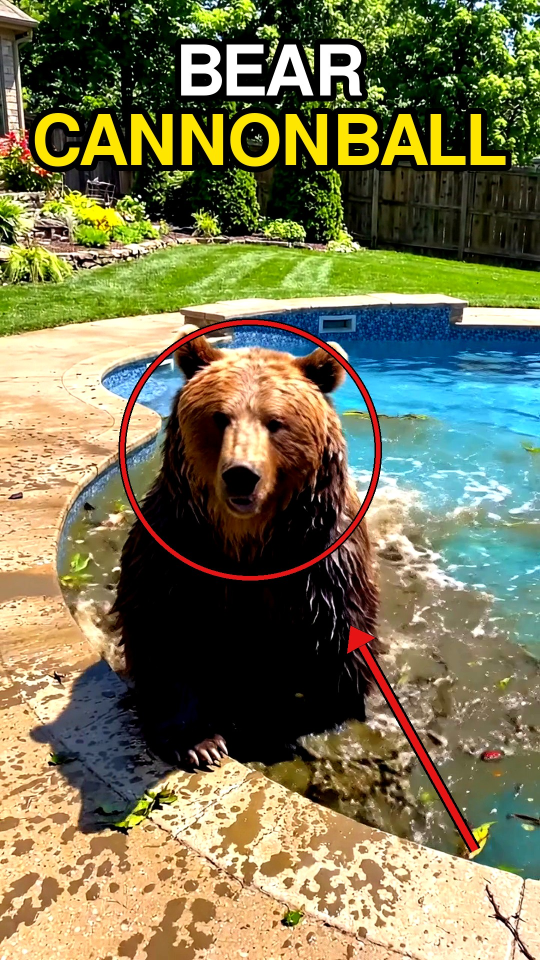
#> input picture skills/oh-meatball/tools/samples/thumb_bear_1080x1920.jpg, 1080 x 1920 px (shown at 1/2 size)
$ python -i thumb_v3.py   (imports and definitions only)
#> lines starting #> are read from the running program, lines starting #| are printed output that depends on the picture
### skills/oh-meatball/tools/drawn_kit.py
"""Drawing kit for the fully drawn Meatball look (tools/drawn.py). Cairo vector primitives in ONE locked style:

  * thick black ink outlines (INK, the same near-black as Meatball in mascot.py), round joins and caps
  * flat colours from the PAL palette, plus ONE cel-shade per shape (a darker crescent, bottom-right) and an
    optional highlight blob (top-left); no gradients on characters, banded flat colour on skies and water
  * line weights: OUT for characters and props, BG_OUT for scenery (lighter, so characters read first)
  * cartoon faces: big white eyes with ink pupils and a highlight, simple brows, a mouth that can talk

Everything is drawn procedurally (no image generation), so every asset is on-model on every frame and the
look can't drift. Coordinates are plain cairo user space; callers translate/scale before drawing.
"""
import math
import random

import cairo

INK = (17 / 255, 17 / 255, 17 / 255)
OUT, BG_OUT = 9.0, 6.0


def hexc(h, a=None):
    h = h.lstrip("#")
    c = tuple(int(h[i:i + 2], 16) / 255 for i in (0, 2, 4))
    return c if a is None else c + (a,)


PAL = {k: hexc(v) for k, v in {
    # basement
    "wall": "#c9b89a", "wall_dk": "#ad9b7c", "mortar": "#a08d6e", "floor": "#8a6f55", "floor_dk": "#735a43",
    "wood": "#b07a45", "wood_dk": "#8a5a30", "box": "#d8a960", "box_dk": "#b8873f", "pipe": "#8d969c",
    "bulb": "#fff2a8", "glow": "#fff6c8", "window": "#9fd3ee", "web": "#f4f4f4",
    # animals
    "harv": "#b0743e", "harv_dk": "#8a5428", "harv_lt": "#d8a06a", "cell": "#d9c7a0", "cell_dk": "#b39d70",
    "cell_mark": "#8f7a55", "skin": "#f1c7a0", "skin_dk": "#d9a57b", "burn": "#e8463a",
    # ocean + deep
    "sky": "#8fd3f4", "sky2": "#bfe6f8", "sun": "#ffd84a", "cloud": "#ffffff", "cloud_dk": "#dbe9f2",
    "sea": "#2f7fc0", "sea2": "#2a6fab", "sea_dk": "#235d92", "foam": "#e8f6ff",
    "deep1": "#1d4f86", "deep2": "#173f6e", "deep3": "#123259", "deep4": "#0d2545", "deep5": "#0a1b33",
    "sand": "#5d6b7a", "sand_dk": "#4a5664", "rock": "#3f4955",
    # ships, subs, machines
    "hull": "#3d4a57", "hull_dk": "#2b3540", "hull_red": "#b8352c", "deck": "#c8ccd0", "deck_dk": "#a3a8ad",
    "derrick": "#e0e3e6", "steel": "#9aa3ab", "steel_dk": "#737c85", "claw": "#f0b429", "claw_dk": "#c98d12",
    "sub": "#4b5560", "sub_dk": "#353d46", "red": "#d8322a", "us_sub": "#6b7a87", "light": "#fff6b0",
    # people
    "suit": "#2e3440", "suit_dk": "#20252e", "shirt": "#f4f4f4", "tie": "#e2b13c", "hair": "#3a2a1e",
    "skin2": "#e8b48a", "skin2_dk": "#c99068", "skin3": "#a8754e", "skin3_dk": "#8a5c3a",
    "mask": "#202020", "stripe": "#f4f4f4", "sack": "#a88a5c", "paper": "#fbf6e6", "paper_dk": "#e2dac0",
    "folder": "#e8c46a", "string": "#d22a22",
    # rooms
    "office": "#4b5a73", "office_dk": "#3c4a60", "night": "#1b2440", "night2": "#26315a", "palm": "#16233f",
    "cabinet": "#8f99a6", "cabinet_dk": "#717b88", "desk": "#7a5233", "desk_dk": "#5e3d23",
    "curtain": "#2c4f8f", "curtain_dk": "#22407a", "podium": "#6b4a2f", "podium_dk": "#523720",
    "seal": "#d9b44a", "carpet": "#7a2f2f", "flash": "#ffffff",
}.items()}


# [12 lines left out: functions src, ink, not called in this run]


def darker(c, k=0.78):
    return tuple(x * k for x in c[:3])


def lighter(c, k=0.45):
    return tuple(x + (1 - x) * k for x in c[:3])


# ---------------------------------------------------------------- paths

# [91 lines left out: functions p_ellipse, p_rrect, p_poly, p_smooth, p_blob, shape, not called in this run]


def flat(ctx, path, fill, lw=0.0, a=1.0):
    shape(ctx, path, fill, lw, None, a=a)


# [111 lines left out: functions stroke, limb, eyes, mouth, sweat, motion_lines and 1 more, not called in this run]


def ease(u):
    u = min(max(u, 0.0), 1.0)
    return u * u * (3 - 2 * u)


def ease_out(u):
    u = min(max(u, 0.0), 1.0)
    return 1 - (1 - u) ** 3


def back_out(u, s=1.7):
    u = min(max(u, 0.0), 1.0) - 1
    return u * u * ((s + 1) * u + s) + 1


def lerp(a, b, u):
    return a + (b - a) * u

### skills/oh-meatball/tools/thumb_v3.py
#!/usr/bin/env python3
"""Thumbnails v3 (10/28, research/58: long-form CTR 1.2-2.65%): drawn-style thumbnails built ONLY from the channel's
own drawn kit (drawn_bugs / drawn_creatures / drawn_actors / mascot), no photos.

Rules baked in (top animal/science channels): one huge focal subject with a visible face, a big horrified
Meatball, 1-3 huge Anton words that never repeat the title, saturated colour with the subject outlined and
rim-lit off a simple dark background, a curiosity device (pore, magnifier, arrow), nothing important bottom-right
(timestamp), and a series badge top-left so the house series reads as one set.

Usage: thumb_v3.py OUTDIR [--only t1a,t2b,...]
Writes NAME.png (1280x720 or 1080x1920), NAME_168.png / NAME_360.png and preview sheets sheet-*.png.
"""
import argparse
import math
import os
import random
import sys

import cairo
import numpy as np
from PIL import Image, ImageChops, ImageDraw, ImageFilter, ImageFont

HERE = os.path.dirname(os.path.abspath(__file__))
sys.path.insert(0, HERE)
import mascot  # noqa: E402
import drawn_bugs as B  # noqa: E402
from drawn_actors import cellar_spider  # noqa: E402
from drawn_creatures import creature  # noqa: E402
from drawn_species import SPECIES  # noqa: E402

FONTS = os.path.join(HERE, "..", "brand", "fonts")
ANTON = os.path.join(FONTS, "Anton-Regular.ttf")
W, H = 1280, 720
INK = (17, 17, 17)
YEL = (255, 214, 10)
RED = (232, 36, 30)
WHITE = (255, 255, 255)
BADGER = {"plan": "mammal", "label": "honey badger", "color": "#2a2522", "dark": "#171412", "belly": "#2a2522",
          "length": 560, "height": 240, "leg_len": 90, "leg_w": 36, "ears": "round", "tail": "thin", "tail_w": 14,
          "whiskers": False, "back_stripe": "#d9d5cc", "back_stripe_w": 70, "mood": "angry"}


# ------------------------------------------------------------------ Meatball: a horrified face for thumbnails

_face0 = mascot._face


# [14 lines left out: function _face, not called in this run]


mascot._face = _face


# [39 lines left out: functions meatball, actor, not called in this run]


def sp(name, **p):
    cfg = SPECIES[name] if isinstance(name, str) else name
    return lambda c, t, q: creature(c, t, dict(q, cfg=cfg, **p))


def pop(im, ink=7, rim=7, rim_col=WHITE, glow=26, glow_col=None, glow_a=200):
    """Sticker treatment: thick ink silhouette outline, a coloured rim outside that, and a soft glow, so the
    subject separates from any background at phone size."""
    a = im.split()[3].point(lambda v: 255 if v > 40 else 0)
    pad = ink + rim + glow * 2 + 4
    big = Image.new("L", (im.width + 2 * pad, im.height + 2 * pad), 0)
    big.paste(a, (pad, pad))
    k1 = big.filter(ImageFilter.MaxFilter(ink * 2 + 1))
    k2 = k1.filter(ImageFilter.MaxFilter(rim * 2 + 1)) if rim else k1
    out = Image.new("RGBA", big.size, (0, 0, 0, 0))
    if glow:
        g = k2.filter(ImageFilter.GaussianBlur(glow)).point(lambda v: min(255, int(v * glow_a / 255 * 1.6)))
        out.paste(Image.new("RGBA", big.size, (glow_col or rim_col) + (255,)), (0, 0), g)
    if rim:
        out.paste(Image.new("RGBA", big.size, rim_col + (255,)), (0, 0), k2)
    out.paste(Image.new("RGBA", big.size, INK + (255,)), (0, 0), k1)
    out.alpha_composite(im, (pad, pad))
    return out


def fit(im, w=None, h=None):
    s = min(w / im.width if w else 9e9, h / im.height if h else 9e9)
    return im.resize((max(1, int(im.width * s)), max(1, int(im.height * s))), Image.LANCZOS)


# [137 lines left out: functions paste_c, radial, vignette, words, badge, arrow and 4 more, not called in this run]


def face_mite(scale, mood="smug", look=(0, 0.3), mouth="grin", talk=0.7):
    return actor(_demodex_big_face, {"mood": mood, "look": look, "mouth": mouth, "talk": talk}, scale, 1000, 1500,
                 500, 1300)


# [24 lines left out: function t1a, not called in this run]


def night_bg(w=W, h=H):
    return radial(w, h, (52, 64, 132), (8, 10, 30), cx=0.5, cy=0.42, r=0.85)


# [257 lines left out: functions eyes_in_dark, t1b, fabric_bg, t1c, t1d, bug_cfg and 8 more, not called in this run]


# ------------------------------------------------------------------ published long-forms (Nolan 10/28: redo them all)
# Same kit; series badge colour by show: MYTHS red-X tag, EXPLAINS yellow, INVESTIGATES green magnifier.

MYTH_TAG = dict(col=(255, 255, 255), icon="x")
EXPL_TAG = dict(col=YEL, icon="house")
CASE_TAG = dict(col=(90, 220, 120), icon="mag")


# [13 lines left out: functions sky_bg, red_x, not called in this run]


def mb_left(cv, h=430, look=(16, 0), y_off=30, sweat=True):
    mb = pop(fit(meatball("shock", 1000, look=look, head=0.46, sweat=sweat), h=h), 7, 7, WHITE, 18)
    cv.alpha_composite(mb, (-20, H - mb.height + y_off))


OSTRICH = {"plan": "bird", "color": "#2b2522", "belly": "#3a322e", "dark": "#151110", "length": 560, "height": 360,
           "leg_len": 330, "foot_color": "#e7a6a0", "beak_color": "#e7a6a0", "mood": "calm"}


# [82 lines left out: functions ostrich, cat, l_ostrich, not called in this run]


LEMMING = {"plan": "mammal", "color": "#c98a4a", "dark": "#7a4a22", "belly": "#f0dcc0", "length": 420, "height": 230,
           "leg_len": 60, "leg_w": 26, "ears": "round", "tail": "thin", "tail_w": 10, "mood": "shock", "mouth": "o"}


# [23 lines left out: function l_lemming, not called in this run]


WOLF = {"plan": "mammal", "color": "#8e8f99", "dark": "#5d5e68", "belly": "#e2e2e6", "length": 680, "height": 300,
        "leg_len": 170, "leg_w": 40, "ears": "pointed", "tail": "fluffy", "whiskers": False, "mood": "angry",
        "mouth": "grin", "teeth": True}
PUP = {"plan": "mammal", "color": "#e9b06a", "dark": "#b07a3a", "belly": "#fff6e6", "length": 380, "height": 240,
       "leg_len": 80, "leg_w": 30, "ears": "pointed", "tail": "fluffy", "whiskers": False, "mood": "happy"}


# [13 lines left out: function l_wolf, not called in this run]


STICK = {"plan": "insect", "body": "long", "color": "#1f1a17", "dark": "#0e0b0a", "length": 900, "height": 120,
         "leg_len": 210, "leg_w": 18, "ant": 320, "sheen": True, "head_r": 0.75, "eye_r": 32, "mood": "worry"}


# [18 lines left out: function l_stick, not called in this run]


WOMBAT = {"plan": "mammal", "color": "#8b6a4d", "dark": "#5c4430", "belly": "#a8896a", "length": 580, "height": 330,
          "leg_len": 70, "leg_w": 44, "ears": "round", "tail": "thin", "tail_w": 0.01, "tail_color": "#8b6a4d", "whiskers": True, "mood": "smug",
          "mouth": "grin"}


# [17 lines left out: function l_wombat, not called in this run]


CAT = {"plan": "mammal", "color": "#f1ede4", "dark": "#bdb6a8", "belly": "#ffffff", "length": 560, "height": 260,
       "leg_len": 140, "leg_w": 32, "ears": "pointed", "tail": "thin", "tail_w": 16, "tail_color": "#e2dccf",
       "whiskers": True, "mood": "angry", "mouth": "grin", "teeth": True}


# [14 lines left out: function l_cat, not called in this run]


LONGFORMS = [   # (video id, current public title, concept)
    ("gFhrONKK0rI", "Everything You Know About Animals Is WRONG", "l_ostrich"),
    ("RwbgzQisvYM", "12 Animal Myths You've Believed Your Whole Life (Disney Faked One)", "l_lemming"),
    ("Uqj0QL8G0d4", "How Wolves Became Dogs (The Funny History of Man's Best Friend)", "l_wolf"),
    ("o9Emu9oMgCs", "Animals Thought Extinct Found Alive (One Was Hiding on a Rock for 80 Years)", "l_stick"),
    ("z-Kg8sXCxlU", "Weird Animal Facts You Didn't Know (3 Are Fake. Can You Spot Them?)", "l_wombat"),
    ("2EC5LDtbUbo", "Conspiracy Theories That Turned Out To Be TRUE", "l_cat"),
]


# ------------------------------------------------------------------ target 3: Shorts cover template (1080x1920)
# Series band up top (inside the safe area), the animal huge in the middle with its glow, 1-3 words under it,
# horrified Meatball head bottom-left. The centre 1080x1080 alone still reads (search crops it square).

SERIES = {"house": ("IN YOUR HOUSE", YEL, ((52, 64, 132), (8, 10, 30))),
          "survive": ("WOULD MEATBALL SURVIVE?", (255, 120, 40), ((150, 62, 30), (30, 10, 6))),
          "vs": ("MEATBALL VS", (90, 220, 120), ((30, 100, 70), (6, 24, 18)))}


# [42 lines left out: functions series_band, cover, t3a, not called in this run]


def t3b():
    hero = actor(cellar_spider, {"mood": "angry", "fangs": 1.0, "look": (0, 0.5)}, 1.6, 1400, 1300, 700, 60)
    return cover("vs", 1, pop(hero, 8, 8, (255, 236, 180), 36, (255, 210, 120)), "EATS|SPIDERS", look=(14, -14))


# [5 lines left out: function t3c, not called in this run]


# ------------------------------------------------------------------ preview sheets

TIER_COL = {"S": (255, 90, 90), "A": (255, 159, 67), "B": (255, 211, 77)}


# [28 lines left out: function l_tier, not called in this run]


def small(im, w):
    return im.convert("RGB").resize((w, int(w * im.height / im.width)), Image.LANCZOS)


# [37 lines left out: function sheet, not called in this run]


def _dur(d, xr, yb, f):
    d.rounded_rectangle([xr - 44, yb - 22, xr - 4, yb - 4], 3, fill=(0, 0, 0))
    d.text((xr - 40, yb - 21), "7:42", font=f, fill=WHITE)


# [9 lines left out: function _wrap, not called in this run]


T1 = "6 Creatures Living In Your House Right Now (You Never See Them)"
T_TIER = "I Ranked Every Creature Living In Your House From Harmless to Deadly"
T2 = "6 More Creatures Living In Your House (Bed Bugs Are Just the Start)"
CONCEPTS = {"t1a": t1a, "t1b": t1b, "t1c": t1c, "t1d": t1d, "t2a": t2a, "t2b": t2b, "t2c": t2c, "t3a": t3a, "t3b": t3b, "t3c": t3c, "l_ostrich": l_ostrich, "l_lemming": l_lemming, "l_wolf": l_wolf, "l_stick": l_stick,
            "l_wombat": l_wombat, "l_cat": l_cat, "l_tier": l_tier}


# [25 lines left out: function main, not called in this run]


# [2 lines not run here, left out]

>>> import cv2
>>> picture = cv2.imread('samples/thumb_bear_1080x1920.jpg', cv2.IMREAD_GRAYSCALE)
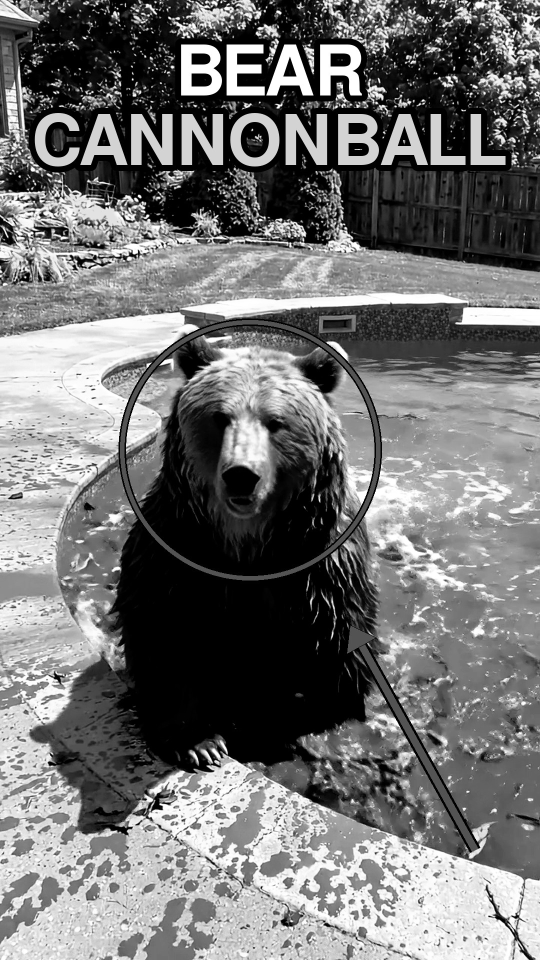
#> picture: shape (1920, 1080) (shown at 1/2 size); min 0, max 255, mean 115.4
>>> result = pop(picture)
#> (the run stopped early here; a loop or call above may not have finished)

$ run again, on skills/oh-meatball/tools/samples/thumb_raccoon_1280x720.jpg
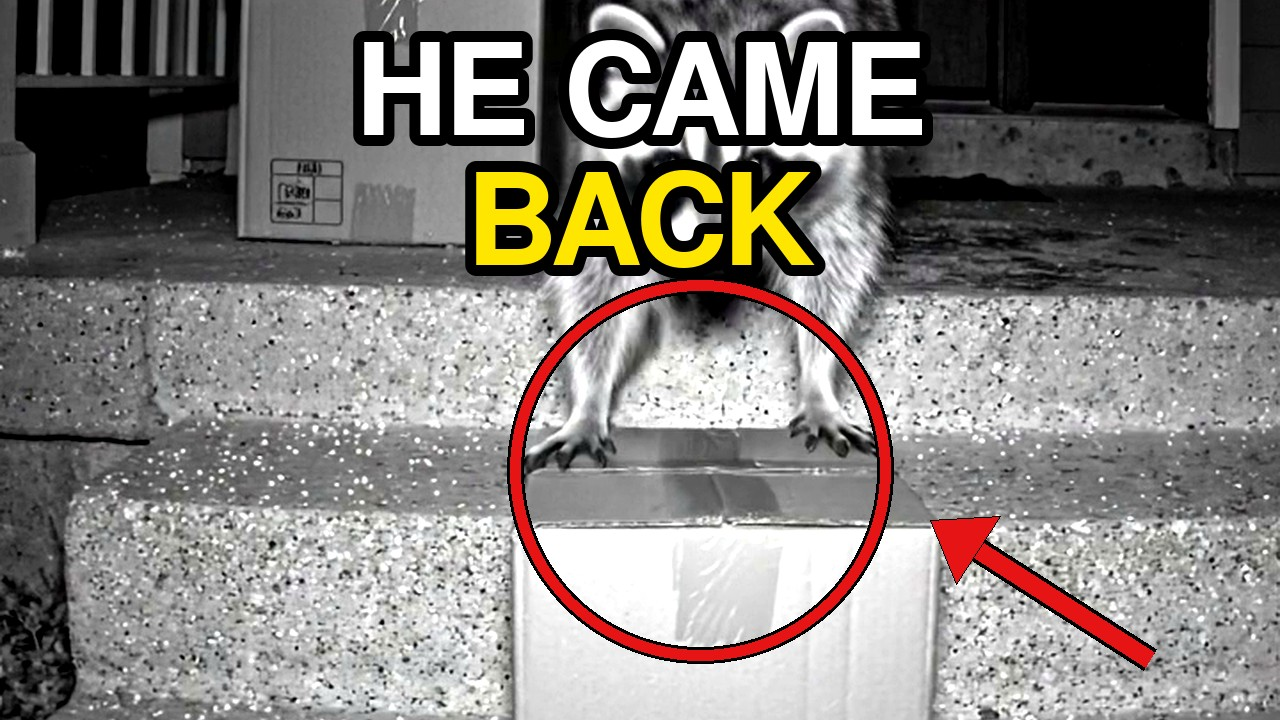
#> input picture skills/oh-meatball/tools/samples/thumb_raccoon_1280x720.jpg, 1280 x 720 px
#> `picture = cv2.imread('samples/thumb_bear_1080x1920.jpg', cv2.IMREAD_GR..`:
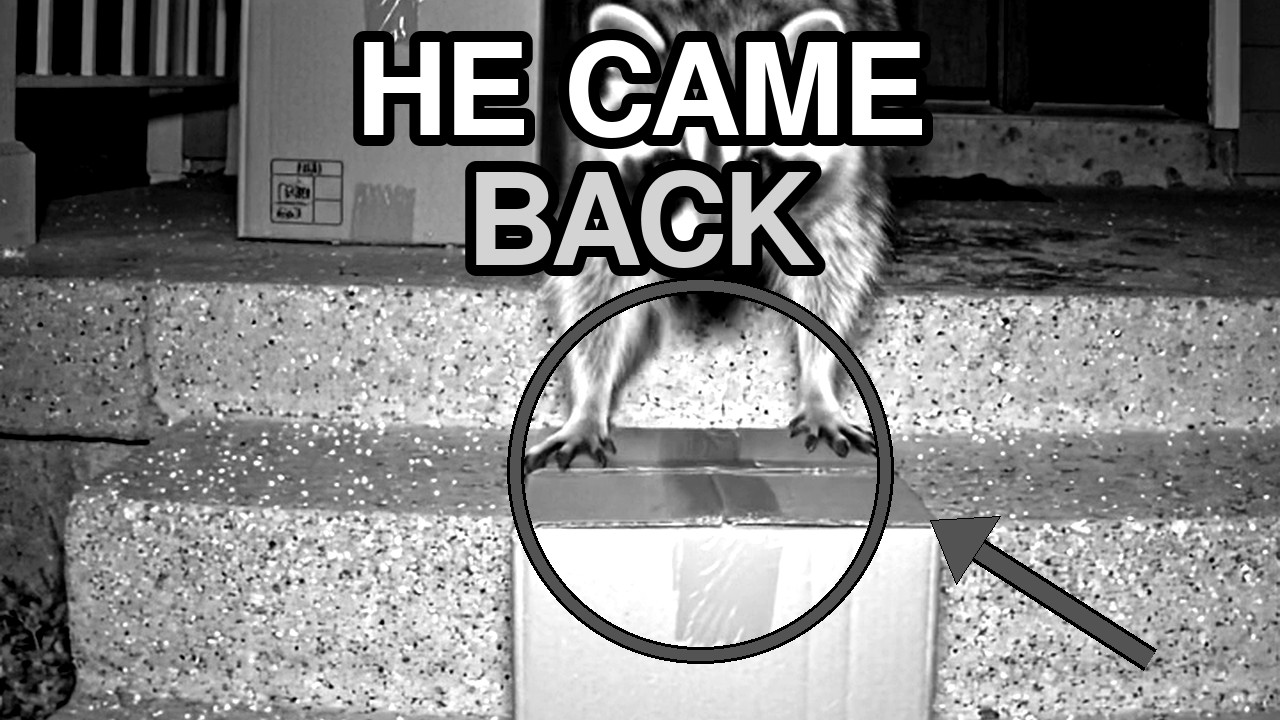
#> picture: shape (720, 1280); min 0, max 255, mean 126.6
